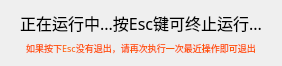
<?xml version="1.0" encoding="UTF-8"?>
<ui version="4.0">
 <class>Form</class>
 <widget class="QWidget" name="Form">
  <property name="geometry">
   <rect>
    <x>0</x>
    <y>0</y>
    <width>282</width>
    <height>49</height>
   </rect>
  </property>
  <property name="font">
   <font>
    <family>黑体</family>
    <pointsize>12</pointsize>
   </font>
  </property>
  <property name="windowTitle">
   <string>提示</string>
  </property>
  <property name="windowIcon">
   <iconset resource="../images.qrc">
    <normaloff>:/按钮图标/Window/res/图标.png</normaloff>:/按钮图标/Window/res/图标.png</iconset>
  </property>
  <layout class="QVBoxLayout" name="verticalLayout">
   <item>
    <widget class="QLabel" name="label">
     <property name="text">
      <string>正在运行中...按Esc键可终止运行...</string>
     </property>
     <property name="alignment">
      <set>Qt::AlignmentFlag::AlignCenter</set>
     </property>
    </widget>
   </item>
   <item>
    <widget class="QLabel" name="label_2">
     <property name="palette">
      <palette>
       <active>
        <colorrole role="WindowText">
         <brush brushstyle="SolidPattern">
          <color alpha="255">
           <red>255</red>
           <green>85</green>
           <blue>0</blue>
          </color>
         </brush>
        </colorrole>
        <colorrole role="Text">
         <brush brushstyle="SolidPattern">
          <color alpha="255">
           <red>255</red>
           <green>0</green>
           <blue>127</blue>
          </color>
         </brush>
        </colorrole>
        <colorrole role="PlaceholderText">
         <brush brushstyle="SolidPattern">
          <color alpha="128">
           <red>255</red>
           <green>0</green>
           <blue>127</blue>
          </color>
         </brush>
        </colorrole>
       </active>
       <inactive>
        <colorrole role="WindowText">
         <brush brushstyle="SolidPattern">
          <color alpha="255">
           <red>255</red>
           <green>85</green>
           <blue>0</blue>
          </color>
         </brush>
        </colorrole>
        <colorrole role="Text">
         <brush brushstyle="SolidPattern">
          <color alpha="255">
           <red>255</red>
           <green>0</green>
           <blue>127</blue>
          </color>
         </brush>
        </colorrole>
        <colorrole role="PlaceholderText">
         <brush brushstyle="SolidPattern">
          <color alpha="128">
           <red>255</red>
           <green>0</green>
           <blue>127</blue>
          </color>
         </brush>
        </colorrole>
       </inactive>
       <disabled>
        <colorrole role="WindowText">
         <brush brushstyle="SolidPattern">
          <color alpha="255">
           <red>120</red>
           <green>120</green>
           <blue>120</blue>
          </color>
         </brush>
        </colorrole>
        <colorrole role="Text">
         <brush brushstyle="SolidPattern">
          <color alpha="255">
           <red>120</red>
           <green>120</green>
           <blue>120</blue>
          </color>
         </brush>
        </colorrole>
        <colorrole role="PlaceholderText">
         <brush brushstyle="SolidPattern">
          <color alpha="128">
           <red>0</red>
           <green>0</green>
           <blue>0</blue>
          </color>
         </brush>
        </colorrole>
       </disabled>
      </palette>
     </property>
     <property name="font">
      <font>
       <family>黑体</family>
       <pointsize>7</pointsize>
      </font>
     </property>
     <property name="text">
      <string>如果按下Esc没有退出，请再次执行一次最近操作即可退出</string>
     </property>
     <property name="alignment">
      <set>Qt::AlignmentFlag::AlignCenter</set>
     </property>
    </widget>
   </item>
  </layout>
 </widget>
 <resources>
  <include location="../images.qrc"/>
 </resources>
 <connections/>
</ui>
